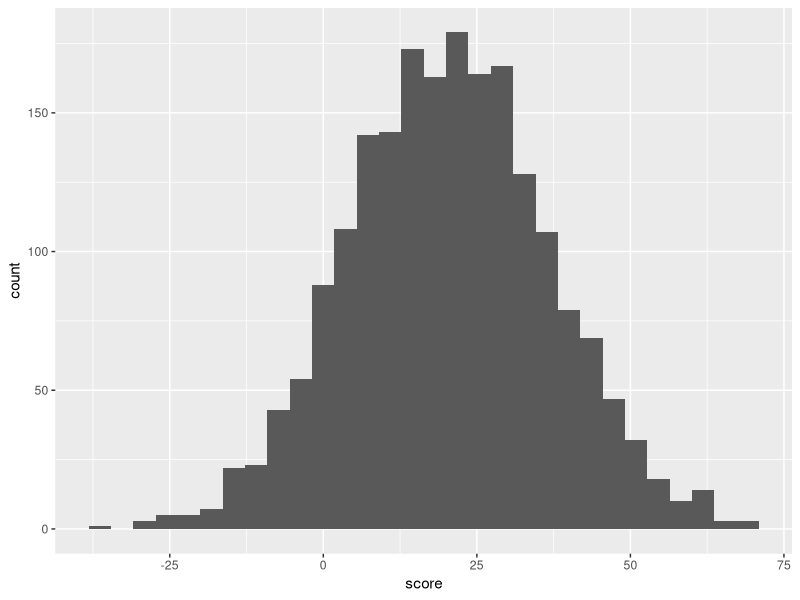
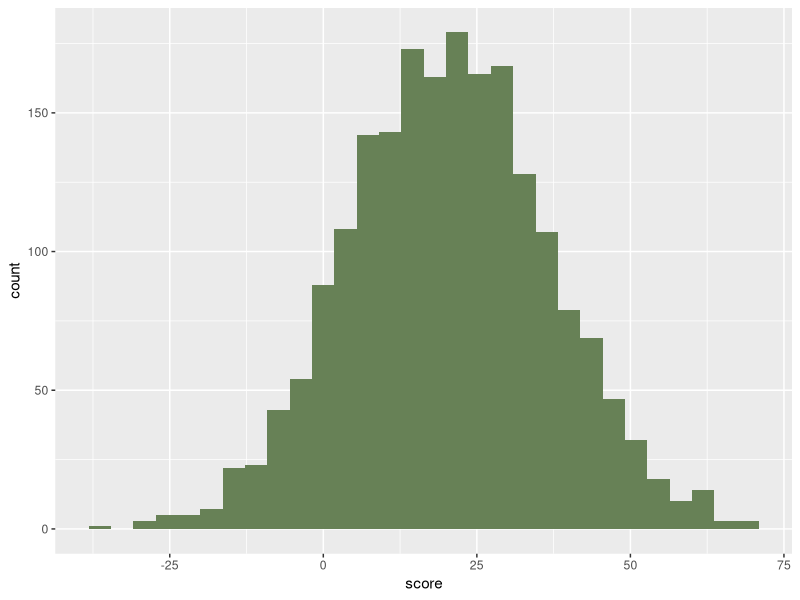
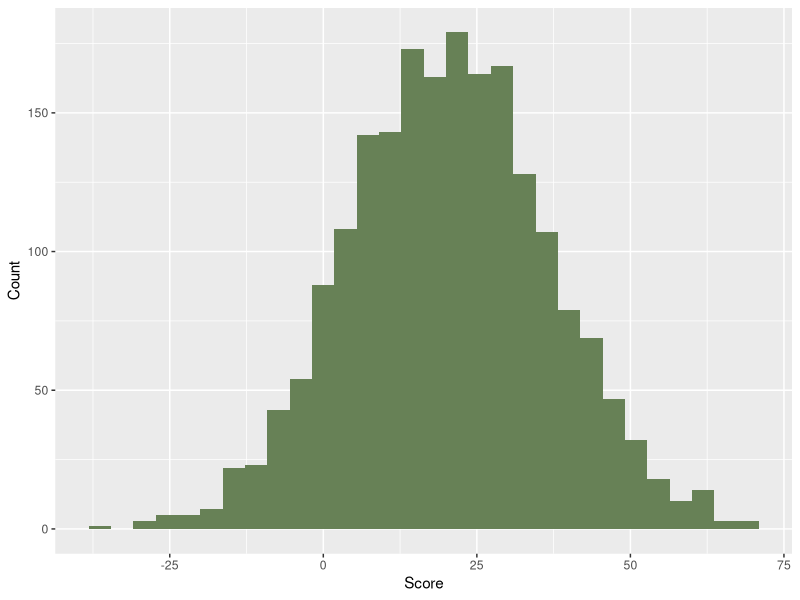
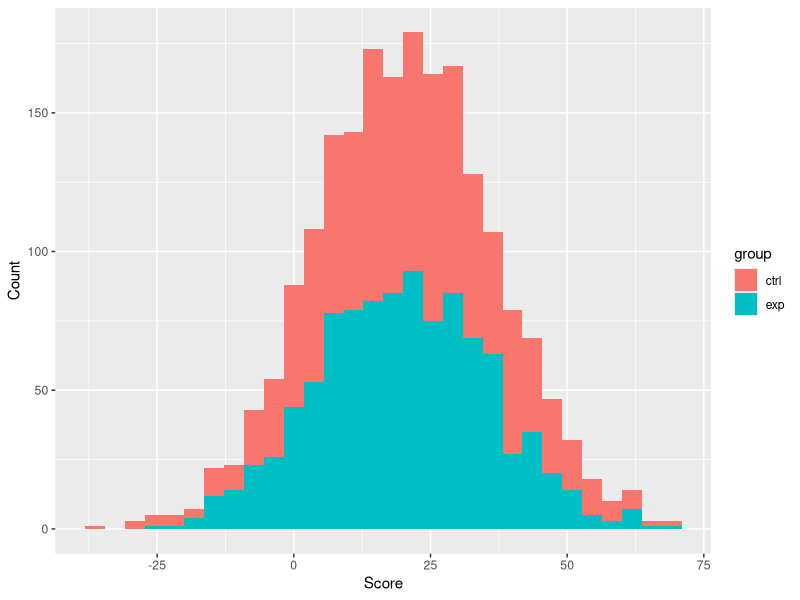
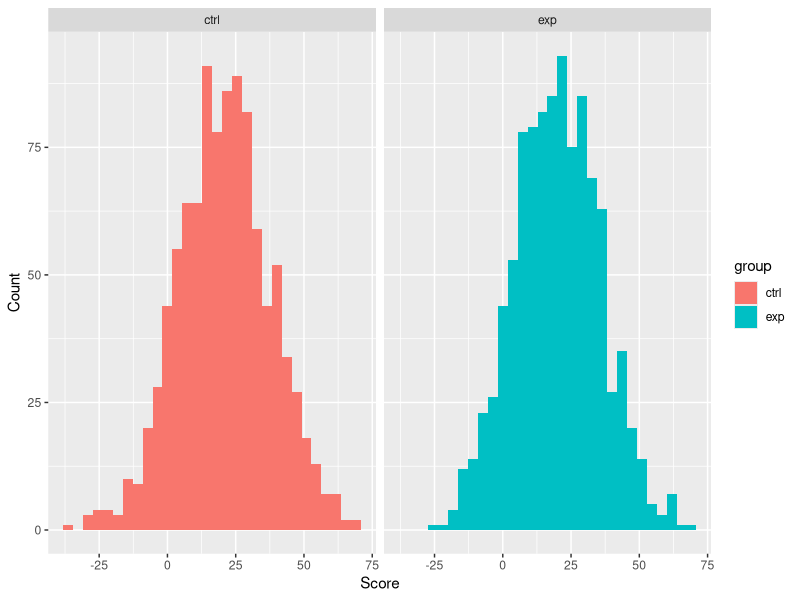

These figures' R source, in order:
## ---- chunk 1
knitr::opts_chunk$set(echo = TRUE)
library(tidyverse)
library(kableExtra)
## ---- chunk 2
random_tib <- tibble(
  group = factor(rep(c("ctrl", "exp"), each = 1000)),
  score = rnorm(
    n = 2000, #don't forget the comma!
    mean = 20, #don't forget the comma!
    sd = 16
  )
)

random_hist <- ggplot(random_tib, aes(score)) +
  geom_histogram()

# Call the saved plot to view it
random_hist
## ---- chunk 3
# Set the fill hex colour to the last six digits of the University Counselling Service phone number
ggplot(random_tib, aes(score)) +
  geom_histogram(fill = "#678156")
# Change the X axis label to "Score" and the Y axis label to "Count"
ggplot(random_tib, aes(score)) +
  geom_histogram(fill = "#678156") +
  labs(x = "Score", y = "Count")
# Group by colour using the "group" variable
ggplot(random_tib, aes(score, fill = group)) +
  geom_histogram() +
  labs(x = "Score", y = "Count")
# Challenge: Create side-by-side histograms, one for group = ctrl and one for group = exp
ggplot(random_tib, aes(score, fill = group)) +
  geom_histogram() +
  labs(x = "Score", y = "Count") +
  facet_wrap(~group)
## ---- chunk 4
# Save the inbuilt dataset "ToothGrowth" as a tibble called "tooth_tib". 
# See ?ToothGrowth for information about this dataset.
tooth_tib <- as_tibble(ToothGrowth)

tooth_sum <- tooth_tib %>% 
  #Use mutate() to make a change to the tibble by naming the variable you want to create (here, dose)
  #and then giving instructions how to create it (here, factor(...))
  mutate(dose = factor(dose, levels= c(.5, 1, 2), labels = c("low", "mid", "high"))) %>% 
  #Filter has an "r" for rows!
  #Here, filter(dose == "mid" | dose == "high") will work just as well
  filter(dose == c("mid", "high")) %>% 
  #Select has a "c" for columns!
  # Here, by removing "-supp"; works equally well as select(len, dose))
  select(-supp) %>% 
  # Group the data by dose
  group_by(dose) %>% 
  # Create a summary table giving the mean and standard deviation of "len"
  # and number of cases in each group
  summarise(
    mean = mean(len),
    sd = sd(len),
    n = n()
  )

# Call your table see the results!
tooth_sum
## ---- chunk 5
# Challenge task: use kable() to create a nicely formatted table
# Capitalise columns and add the caption "Summary of Length for Mid and High Dose"
# You can only do this if you installed and then loaded the kableExtra package!
tooth_sum %>% 
  kable(caption = "Summary of Length for Mid and High Dose", col.names = c("Dose", "M", "SD", "N")) %>% 
  kable_styling()
## ---- chunk 6
# With example numbers; yours will be different!
people <- 45
blueshirt <- 12
